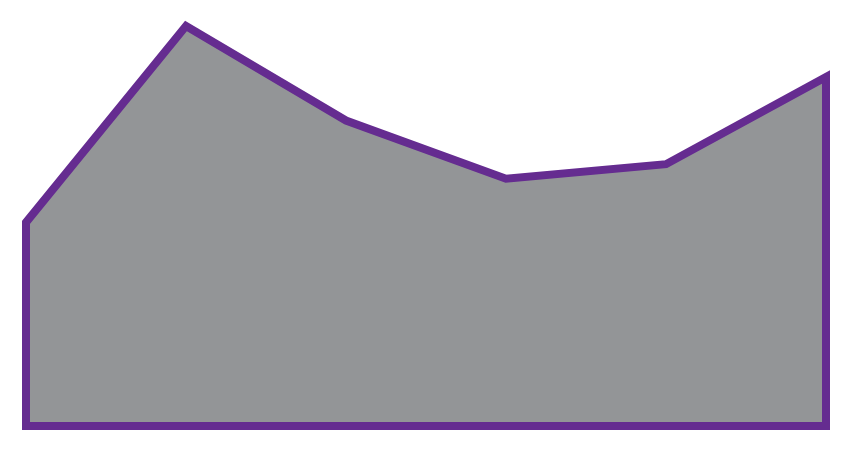

The specification (Vega-Lite) saved for this image:
### Vega specification from a JSON file in a GitHub repository (floating-point values rounded to 4 significant figures)
{"$schema": "https://vega.github.io/schema/vega/v3.1.json", "width": 400, "height": 200, "padding": 5, "signals": [{"name": "defined", "value": true, "bind": {"input": "checkbox"}}, {"name": "interpolate", "value": "linear", "bind": {"input": "select", "options": ["basis", "cardinal", "catmull-rom", "linear", "monotone", "natural", "step", "step-after", "step-before"]}}, {"name": "tension", "value": 0, "bind": {"input": "range", "min": 0, "max": 1, "step": 0.05}}, {"name": "y2", "value": 0, "bind": {"input": "range", "min": 0, "max": 20, "step": 1}}, {"name": "strokeWidth", "value": 4, "bind": {"input": "range", "min": 0, "max": 10, "step": 0.5}}, {"name": "color", "value": "both", "bind": {"input": "radio", "options": ["fill", "stroke", "both"]}}], "data": [{"name": "table", "values": [{"u": 1, "v": 28}, {"u": 2, "v": 55}, {"u": 3, "v": 42}, {"u": 4, "v": 34}, {"u": 5, "v": 36}, {"u": 6, "v": 48}]}], "scales": [{"name": "xscale", "type": "linear", "range": "width", "zero": false, "domain": {"data": "table", "field": "u"}}, {"name": "yscale", "type": "linear", "range": "height", "nice": true, "zero": true, "domain": {"data": "table", "field": "v"}}], "marks": [{"type": "area", "from": {"data": "table"}, "encode": {"enter": {"fill": {"value": "#939597"}, "stroke": {"value": "#652c90"}}, "update": {"x": {"scale": "xscale", "field": "u"}, "y": {"scale": "yscale", "field": "v"}, "y2": {"scale": "yscale", "signal": "y2"}, "defined": {"signal": "defined || datum.u !== 3"}, "interpolate": {"signal": "interpolate"}, "tension": {"signal": "tension"}, "opacity": {"value": 1}, "fillOpacity": {"signal": "color === 'fill' || color === 'both' ? 1 : 0"}, "strokeOpacity": {"signal": "color === 'stroke' || color === 'both' ? 1 : 0"}, "strokeWidth": {"signal": "strokeWidth"}}, "hover": {"opacity": {"value": 0.5}}}}]}
